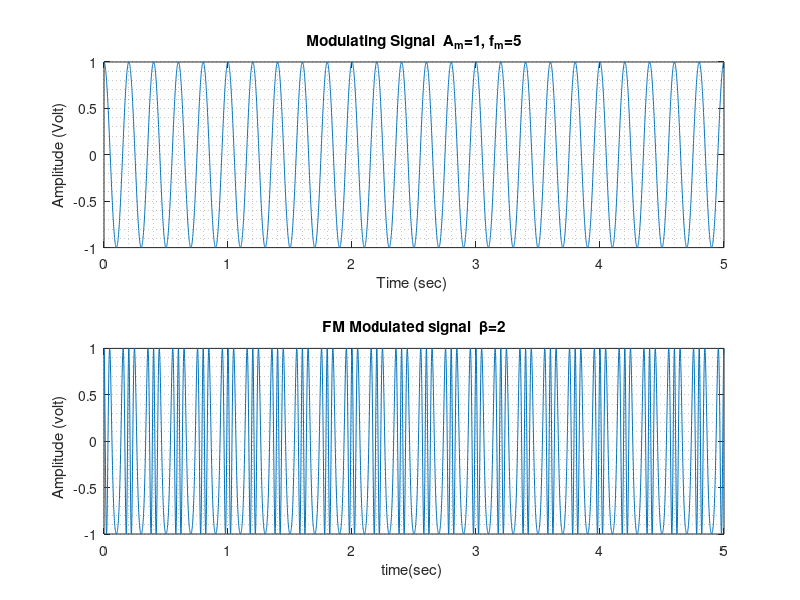
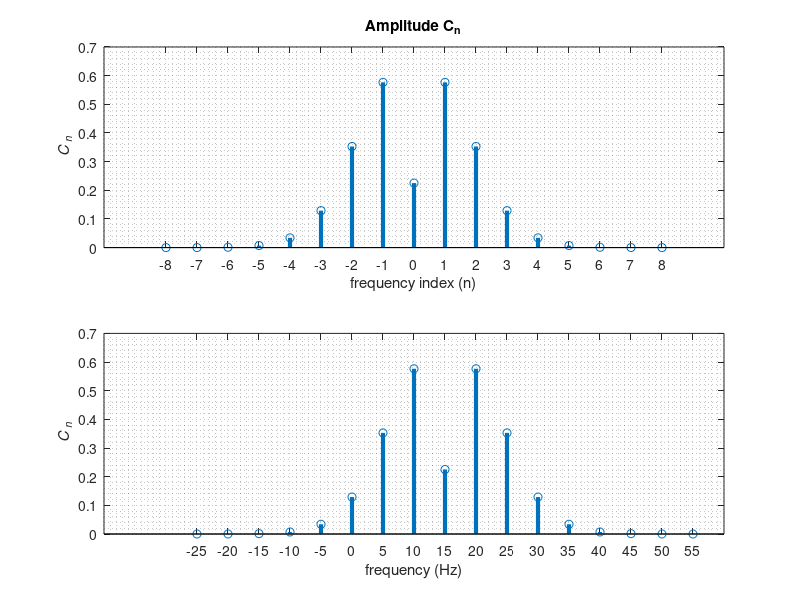
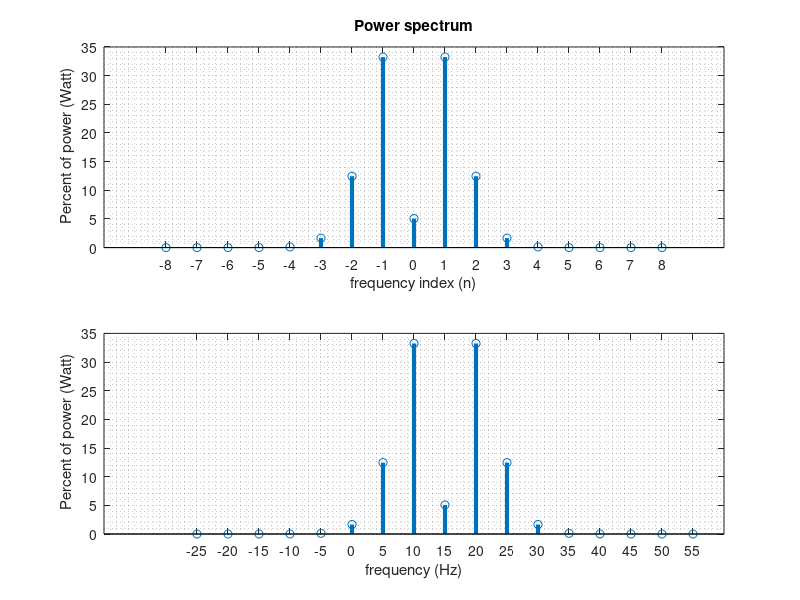

Here is the MATLAB script that generated these plots, in order:
clc;
close all;
clear all;

fprintf('\n              FM_example3.m         \n');
fprintf('\n~~~~~~~~~~~~~~~~~~~~~~~~~~~~~~~~~~~~\n\n');


%% Define FM modulation Index 
fprintf('FM_example3: Frequency of modulating signal ranges in [1, 3]\n\n');
fm = input(' Frequency of m(t):  fm = ');

% setup input parameters 
b =  2;        % FM modulation index
fc = 15;       % Frequency of carrier signal    
Ac = 1;        % Amplitude of carrier signal
Am = 1;        % Amplitude of modulating signal
               % Frequency of modulating signal
              
%~~~~~~~~~~~~~~~~~~~~~~~~~~~~~~~~~~~~~~~~~~~~~~~~~
%% Initializations
%~~~~~~~~~~~~~~~~~~~~~~~~~~~~~~~~~~~~~~~~~~~~~~~~~
Fs = 1024;        % sampling rate
Ts = 1/Fs;        % sampling period
t  = [0:Ts:5];    % total time for simulation

%~~~~~~~~~~~~~~~~~~~~~~~~~~~~~~~~~~~~~~~~~~~~~~~~~
%% modulating signal generation 
%~~~~~~~~~~~~~~~~~~~~~~~~~~~~~~~~~~~~~~~~~~~~~~~~~
m = Am*cos(2*pi*fm*t);  % Eqation of modulating signal

%~~~~~~~~~~~~~~~~~~~~~~~~~~~~~~~~~~~~~~~~~~~~~~~~~
%% frequency modulation (FM)
%~~~~~~~~~~~~~~~~~~~~~~~~~~~~~~~~~~~~~~~~~~~~~~~~~
xFM= Ac*cos( 2*pi*fc*t + b*sin(2*pi*fm*t) ); % Slide 83

%~~~~~~~~~~~~~~~~~~~~~~~~~~~~~~~~~~~~~~~~~~~~~~~~~
fprintf('\n\n Experiment settings: \n\n');
%~~~~~~~~~~~~~~~~~~~~~~~~~~~~~~~~~~~~~~~~~~~~~~~~~
disp('###################################################');
fprintf('                                 b = %f\n\n', b);
fprintf('Amplitude of carrier signal      Ac= %f\n', Ac);
fprintf('Frequency of carrier signal      fc= %f\n\n', fc);
fprintf('Amplitude of modulating signal   Am= %f\n', Am);
fprintf('Frequency of modulating signal   fm= %f\n', fm);
disp('###################################################');


fprintf('\n\nΚανόνας του Carson:  BW = 2*fm*(β+1)= %f\n\n', 2*fm*(b+1) );


%~~~~~~~~~~~~~~~~~~~~~~~~~~~~~~~~~~~~~~~~~~~~~~~~~~~~~
%% Ploting signals in time domain
%~~~~~~~~~~~~~~~~~~~~~~~~~~~~~~~~~~~~~~~~~~~~~~~~~~~~~
figure();

subplot(2,1,1); 
plot(t,m)% Graphical representation of Modulating signal
drawnow();
title (['Modulating Signal  A_m=',num2str(Am),', f_m=',num2str(fm)]);
xlabel('Time (sec) ');
ylabel('Amplitude (Volt)');
grid minor;

%modulated signal
subplot(2,1,2);
plot(t,xFM);% Graphical representation of FM signal
drawnow();
title  (['FM Modulated signal  \beta=',num2str(b)]);
xlabel ('time(sec) ');
ylabel ('Amplitude (volt)   ');
grid minor;

%
% ~~~~~~~~~~~~~~~~~~~~~~~~~~~~~~~~~~~~~~~~~~~~~~~~~~~~~~~~~~~~~~~~~~~~~~~~~~~~~~~~~~~~
%
fprintf('\n\n Υπολογισμός πλάτους πλευρικών \n\n');
Freq = fc + (0:8)*fm;
N=length(Freq);
T=1;
for i=1:N
   f0=Freq(i);
   func  = @(t) (Ac*cos( 2*pi*fc*t + b*sin(2*pi*fm*t) )) .* cos(2*pi*1*f0*t);
   A = (2/T) * quad(func, -T/2,T/2,1e-12); % αριθμητική ολοκλήρωση
   
   func  = @(t) (Ac*cos( 2*pi*fc*t + b*sin(2*pi*fm*t) )) .* sin(2*pi*1*f0*t);
   B = (2/T) * quad(func, -T/2,T/2,1e-12); % αριθμητική ολοκλήρωση
   
   C(i)   = sqrt( A^2 + B^2 ); % μέτρο 
   fprintf('n=%1u f=%2u Hz\t C[%1u]=%f \n',...
                i-1,Freq(i),i-1,C(i));
 end 

%
% ~~~~~~~~~~~~~~~~~~~~~~~~~~~~~~~~~~~~~~~~~~~~~~~~~~~~~~~~~~~~~~~~~~~~~~
%
figure();  

subplot(211)
FreqIndex = (-8:8);
CBand =[flip(C(2:end)) C];
stem(FreqIndex, CBand,'Linewidth',3); drawnow();
ylabel('{\it C}_{\it n}');
xlabel('frequency index (n)');
title('Amplitude C_{n}');
set(gca, 'xtick', FreqIndex)
grid minor;

subplot(212)
Frequencies = [flip(fc - (1:8)*fm) Freq];
stem(Frequencies, CBand,'Linewidth',3); drawnow();
ylabel('{\it C}_{\it n}');
xlabel('frequency (Hz)');
set(gca, 'xtick', Frequencies)
grid minor;

%
% ~~~~~~~~~~~~~~~~~~~Power spectrum ~~~~~~~~~~~~~~~~~~~~~~~~~~~~~~~~~~~~
%
P = zeros(17,1); % αρχικοποίηση του array της ισχύος
for i = 1:17
  P(i) = 0.5*CBand(i)^2;
end
Ptotal = 0.5*Ac^2;

fprintf('\n\nTotal power: %f W\n',Ptotal);

n=[-8:8];
Pp  = 100*P/Ptotal;    % ποσοστό ισχύος για κάθε n
for i=1:length(n) % n=[-6:6]
 fprintf('n=%+u \t %6.3f \t %6.3f%% \n', n(i), P(i), Pp(i) );
end

figure();  

subplot(211)
FreqIndex = (-8:8);
stem(FreqIndex, Pp,'Linewidth',3); drawnow();
ylabel(' Percent of power (Watt)');
xlabel('frequency index (n)');
title('Power spectrum');
set(gca, 'xtick', FreqIndex)
grid minor;

subplot(212)
stem(Frequencies, Pp,'Linewidth',3); drawnow();
ylabel(' Percent of power (Watt)');
xlabel('frequency (Hz)');
set(gca, 'xtick', Frequencies)
grid minor;

